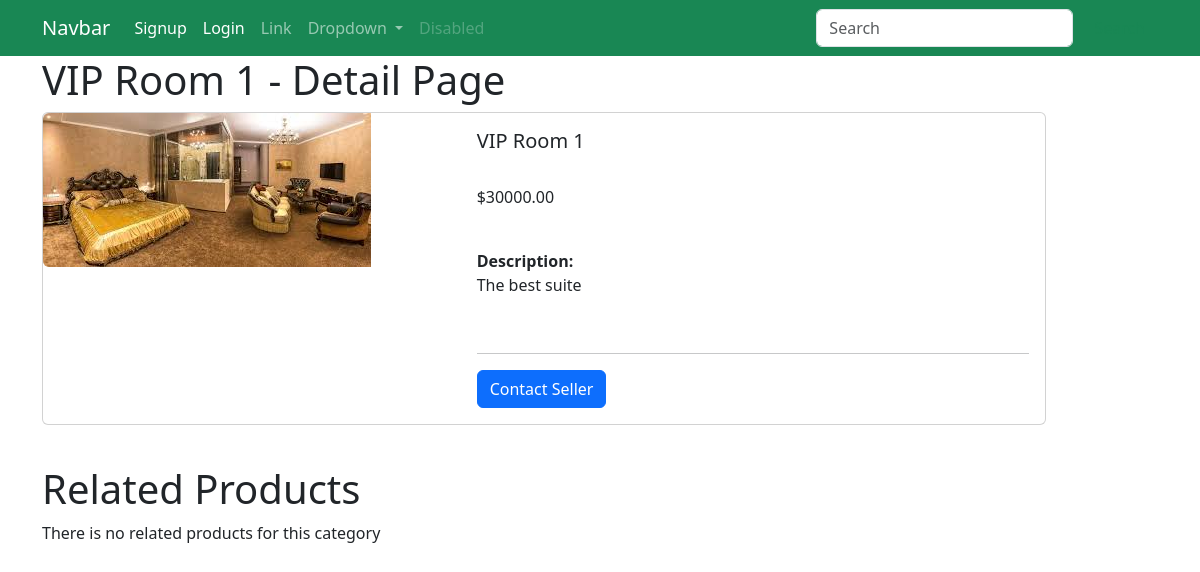
Page /detail/1/ on the committed database.
### core/models.py (models this page shows, shortened)
class Product(models.Model):
    category = models.ForeignKey(Category, related_name="products", on_delete=models.CASCADE)
    name = models.CharField(max_length=100)
    price = models.DecimalField(decimal_places=2, max_digits=10)
    description = models.TextField()
    is_sold = models.BooleanField(default=False)
    stock = models.IntegerField()
    created_by = models.ForeignKey(User, related_name="products", on_delete=models.CASCADE)
    created_at = models.DateTimeField(auto_now_add=True)
    modified_at = models.DateTimeField(auto_now=True)
    image = models.ImageField(upload_to="images")

### core/views.py (the view)
# urls.py: path("detail/<pk>/", views.detail, name="detail"),
def detail(request, pk):
    product = get_object_or_404(Product, pk=pk)
    related_products = Product.objects.filter(category=product.category).exclude(pk=pk)
    context = {
        "product": product,
        "related_products": related_products,
    }
    return render(request, "core/detail.html", context)

### templates/core/detail.html (shortened to what this page needs)
{% extends 'core/base.html' %}
    {% block content %}
    <h1>{{ product.name }} - Detail Page</h1>
    <div class="card mb-3" style="max-width: 90%;">
      <div class="row g-0">
        <div class="col-md-5">
          <img src="{{ product.image.url }}" class="img-fluid rounded-start" alt="...">
        </div>
        <div class="col-md-7">
          <div class="card-body">
            <h5 class="card-title">{{ product.name }}</h5><br>
            <p class="card-text">${{ product.price }}</p><br>
            <p class="card-text"><strong>Description:</strong><br>{{ product.description }}</p>
            <br>
            <hr>
            {% if request.user == product.created_by %}
              <a href="{% url 'core:edit-item' product.pk %}" class="btn btn-success">Edit</a>
              <a href="{% url 'core:delete' product.pk %}" class="btn btn-danger">Delete</a>
            {% else %}
              <a href="{% url 'conversation:new' product.id %}" class="btn btn-primary">Contact Seller</a>
            {% endif %}
          </div>
        </div>
      </div>
    </div>
    <br>
    <h1>Related Products</h1>
    <div class="row">
      {% if related_products %}
        {% for product in related_products %}
        <div class="col">
            <div class="card" style="width: 18rem;">
              <img src="{{ product.image.url }}" class="card-img-top" alt="..." height="250;" border="2px solid green;">
              <div class="card-body">
                <h5 class="card-title">{{ product.name }}</h5>
                <p class="card-text">${{ product.price }}</p>
                <a href="{% url 'core:detail' product.pk %}" class="btn btn-primary">View</a>
              </div>
            </div>
        </div>
        {% endfor %}
      {% else %}
        <p>There is no related products for this category</p>
      {% endif %}
    </div>
{% endblock content%}

### rows in the picture
Product: name "VIP Room 1", image (picture), price "30000.00", description "The best suite"
